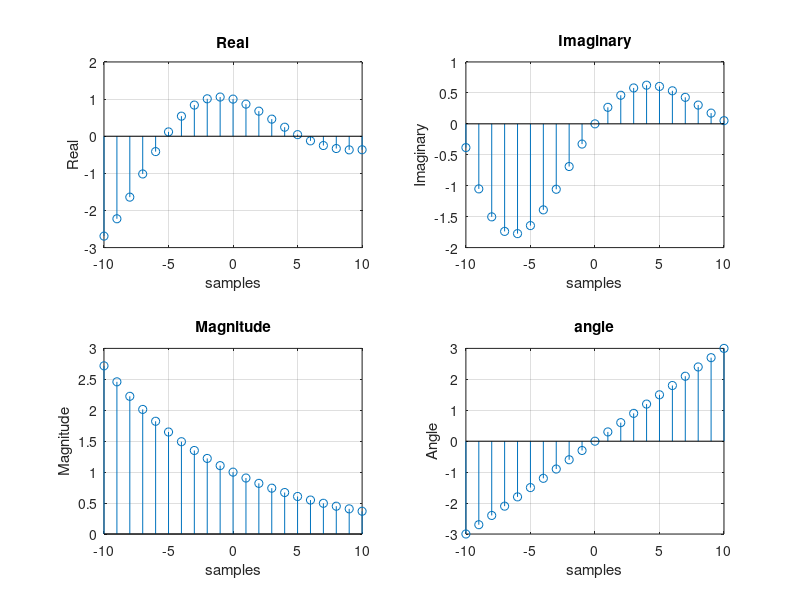

The MATLAB source for this figure:
n=-10:1:10;
signal=exp(n.*(-0.1+0.3i));
%------------------;
%function real returns the real part of the signal
Real_part=real(signal); 
subplot(2,2,1)
stem(n,Real_part);
grid on;
ylabel('Real');
xlabel('samples');
title('Real');
%------------------;
%function imaginary returns the imaginary part of the signal
Imaginary_part=imag(signal);
subplot(2,2,2)
stem(n,Imaginary_part);
grid on;
ylabel('Imaginary');
xlabel('samples');
title('Imaginary');
%------------------;
%function abs returns the magnitude of the signal
Magnitude=abs(signal); 
subplot(2,2,3)
stem(n,Magnitude);
grid on;
ylabel('Magnitude');
xlabel('samples');
title('Magnitude');
%-------------------;
%function anglereturns the angle of the signal
Angle=angle(signal);
subplot(2,2,4)
stem(n,Angle);
grid on;
ylabel('Angle');
xlabel('samples');
title('angle');
